Frame 1 (no input): blank canvas, image omitted
Frame 60 (no input): blank canvas, image omitted
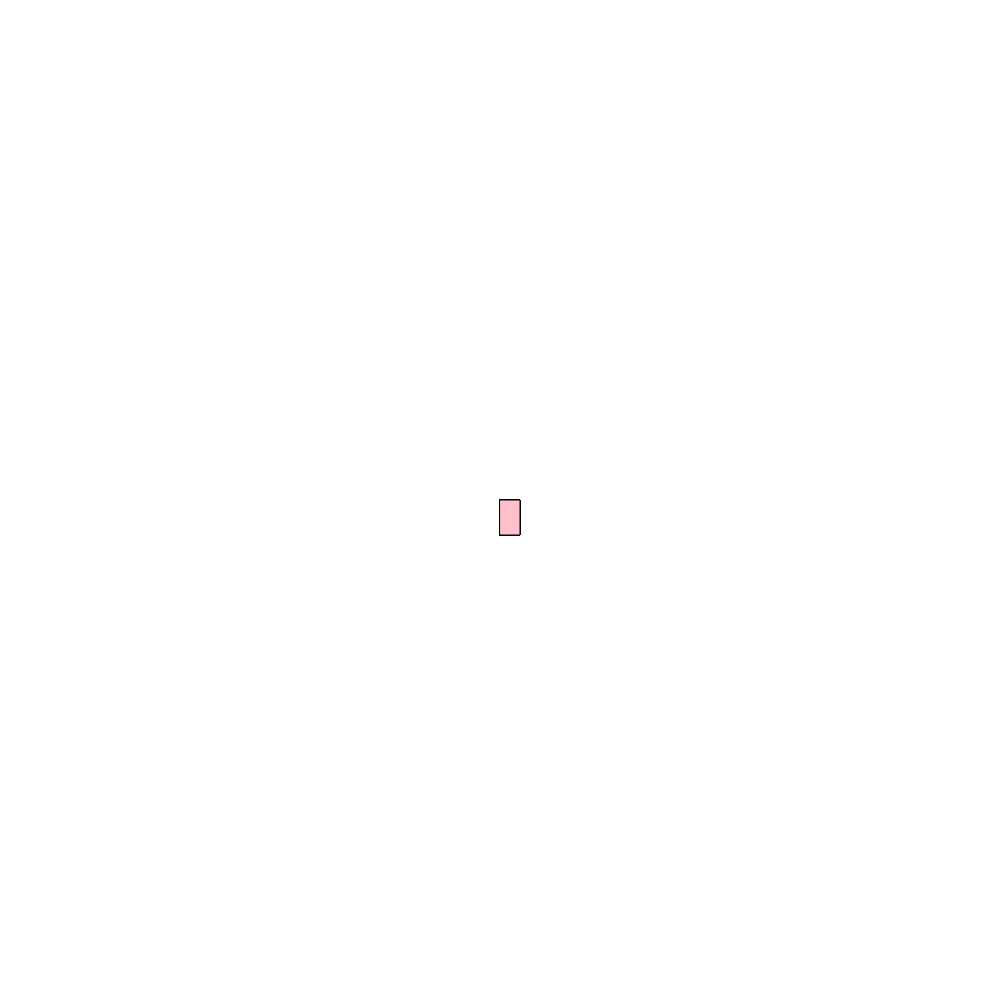
Frame 120 (the mouse pressed at the canvas centre since frame 60)

The p5.js sketch whose frames 1 and 60 were blank and that drew this single picture after the mouse press (run headless with seeded random() and noise() and a simulated clock; from frame 60 on, the mouse is pressed at the canvas centre):

// p5.js sketch
// ── sketch.js
function setup() {
    createCanvas(1000, 1000);
    background("white");
  }
  
  function draw() {
    
    stroke ("black");
    fill("pink");
    
    //console.log("mouseIsPressed");
    
    if(mouseIsPressed) {
  rect(mouseX,mouseY,20, 35);
    }    
  } 
